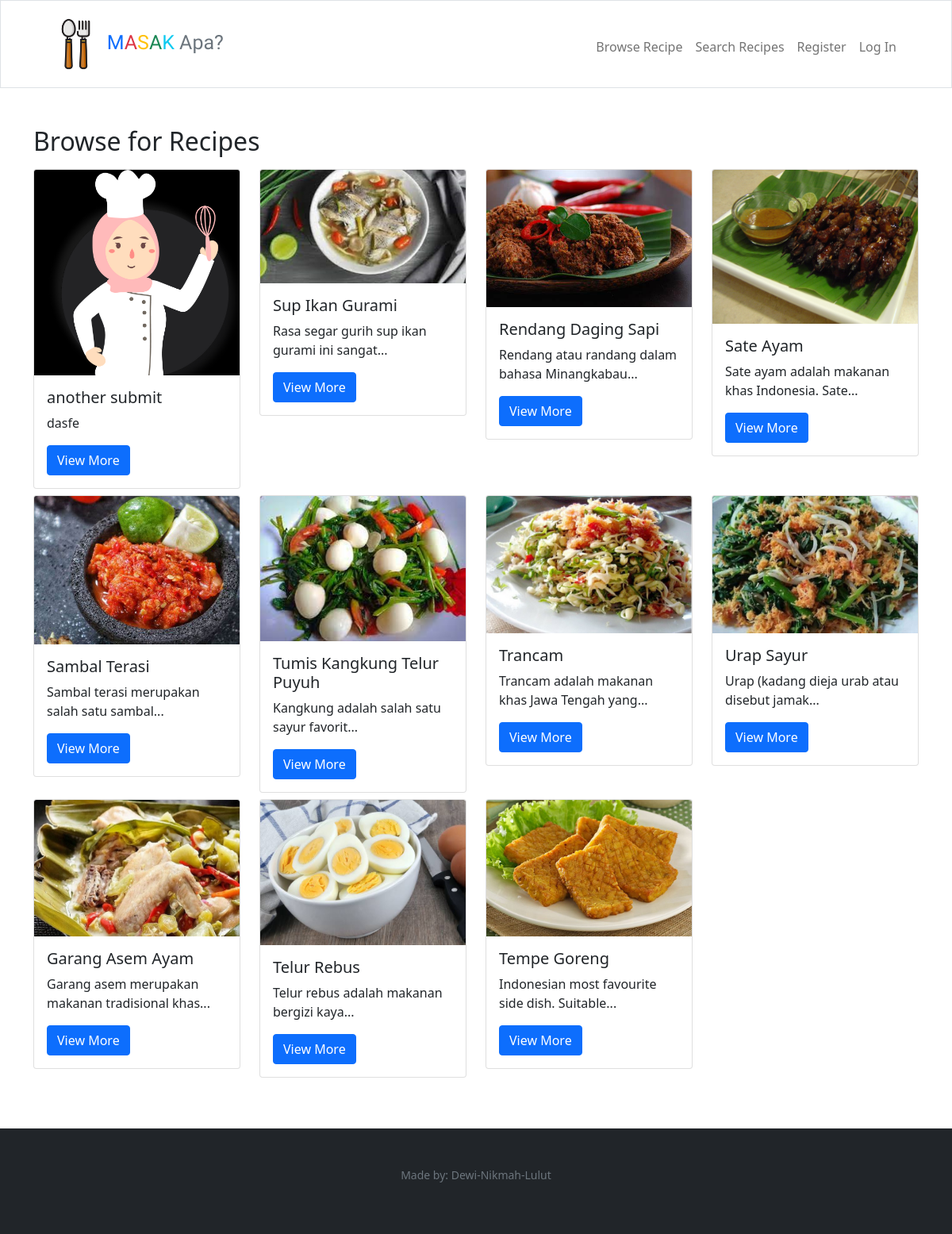
/recipe/show/all, run on an earlier commit of the app's database.
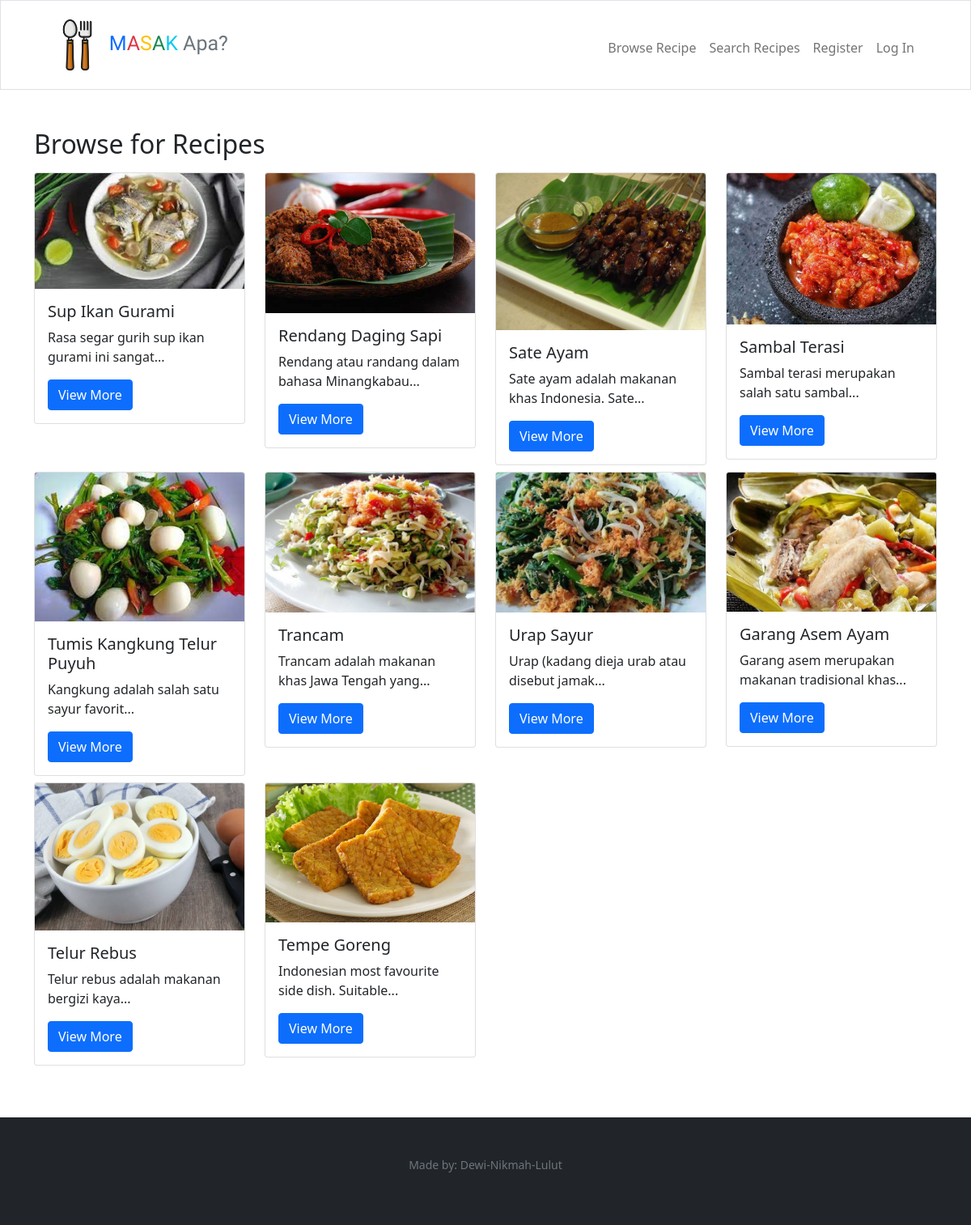
And on a later commit of the database.
### tables this page shows
CREATE TABLE "recipes" (
	"id"	integer NOT NULL,
	"name"	TEXT NOT NULL,
	"origin_id"	integer NOT NULL,
	"image"	varchar,
	"created_at"	datetime DEFAULT CURRENT_TIMESTAMP,
	"updated_at"	datetime DEFAULT CURRENT_TIMESTAMP,
	"description"	TEXT,
	"img_src"	TEXT,
	"recipe_src"	TEXT,
	PRIMARY KEY("id" AUTOINCREMENT),
	FOREIGN KEY("origin_id") REFERENCES "origins"("id") on delete cascade on update cascade
);

### app.py (the view)
@app.route("/recipe/show/all", methods=["GET", "POST"])
def show_recipes():
    global search_result
    if request.method == "GET":
        search_result.clear()
        recipes = db.execute("select recipes.id, recipes.name as recipe_name, recipes.image, recipes.description, recipe_ingredients.qty, instructions.instructions, units.name as unit_name from recipes inner join recipe_ingredients on recipes.id = recipe_ingredients.recipe_id inner join ingredients on recipe_ingredients.ingredients_id = ingredients.id inner join units on recipe_ingredients.unit_id = units.id inner join instructions on recipes.id = instructions.recipe_id group by recipes.id order by recipes.created_at desc")
        return render_template("show_recipes.html", recipes=recipes)

### app.py (called while the page is built)
@app.after_request
def after_request(response):
    response.headers["Cache-Control"] = "no-cache, no-store, must-revalidate"
    response.headers["Expires"] = 0
    response.headers["Pragma"] = "no-cache"
    return response

### templates/show_recipes.html
{% extends "layout.html" %} {% block title %} Recipes {% endblock %} {% block
main %}
<div class="container-lg mt-1 mb-3">
  <h2>Browse for Recipes</h2>
  <div class="row mt-2">
    {% for recipe in recipes %}
    <div class="col-lg-3 mt-2">
      <div class="card" style="width: 100%">
        <img
          src="/static/uploads/{{ recipe['image'] }}"
          class="card-img-top card-size"
          alt="IoT course thumbnail"
        />
        <div class="card-body">
          <h5 class="card-title">{{ recipe["recipe_name"] }}</h5>
          <p class="card-text">{{ recipe["description"]|truncate(50) }}</p>
          <a href="/recipe/show/{{ recipe['id'] }}" class="btn btn-primary"
            >View More</a
          >
        </div>
      </div>
    </div>
    {% endfor %}
  </div>
  <div class="spacing p-4"></div>
</div>
{% endblock %}

### templates/layout.html (shortened to what this page needs)
<!DOCTYPE html>
<html lang="en">
  <head>
    <link
      href="https://cdn.jsdelivr.net/npm/bootstrap@5.1.3/dist/css/bootstrap.min.css"
      rel="stylesheet"
    />
    <link href="/static/style.css" rel="stylesheet" />
  </head>
  <body>
    <nav
      id="navbar"
      class="border navbar navbar-expand-lg navbar-scroll navbar-light p-3 shadow-5-strong"
    >
      <div class="mx-auto d-sm-flex d-block flex-sm-nowrap">
        <a
          style="font-family: 'Barrio'; font-size: 25px"
          class="navbar-brand"
          href="/"
        >
          <img src="/static/img/spoon-and-fork.png" style="width: 10%" />
          <span class="blue text-primary">M</span
          ><span class="red text-danger">A</span
          ><span class="yellow text-warning">S</span
          ><span class="green text-success">A</span
          ><span class="BLACK text-info">K</span>
          <span class="text-muted">Apa?</span></a
        >
        <div class="collapse text-center navbar-collapse" id="navbar">
          {% if session["user_id"] %}
          <ul class="navbar-nav me-auto mt-2">
            <li class="nav-item">
              <a class="nav-link" href="/dashboard">Dashboard</a>
            </li>
            <li class="nav-item">
              <a class="nav-link" href="/recipe/show/all">Browse Recipe</a>
            </li>
            <li class="nav-item">
              <a class="nav-link" href="/recipe/submit">Submit Recipe</a>
            </li>
            <a class="nav-link" href="/recipe/show/submitted">Show Submitted Recipe</a>
          </li>
            <li class="nav-item">
              <a class="nav-link" href="/profile">Profile</a>
            </li>
          </ul>
          <ul class="navbar-nav mt-2">
            <li class="nav-item">
              <a class="nav-link" href="/logout">Log Out</a>
            </li>
          </ul>
          {% else %}
          <ul class="navbar-nav me-auto mt-2">
            <li class="nav-item">
              <a class="nav-link" href="/recipe/show/all">Browse Recipe</a>
            </li>
            <li class="nav-item">
              <a class="nav-link" href="/recipe/search">Search Recipes</a>
            </li>
            <li class="nav-item">
              <a class="nav-link" href="/register">Register</a>
            </li>
            <li class="nav-item">
              <a class="nav-link" href="/login">Log In</a>
            </li>
          </ul>
          {% endif %}
        </div>
      </div>
    </nav>
    <main class="container-fluid mt-5">
      <div style="margin-top: 2%">{% block main %}{% endblock %}</div>
    </main>
    <footer class="mb-0 p-5 small text-center text-muted bg-dark">
      <p>Made by: Dewi-Nikmah-Lulut</p>
    </footer>
  </body>
</html>

### static/style.css (style rules this page uses)
.navbar { transition: 1s; }
nav .navbar-brand { font-size: xx-large; }
.navbar-scroll .nav-link, .navbar-scroll .navbar-toggler .fa-bars { color: #fff; }
.card-size { width: 100%; height: 100%; }

What changed in the data, as far as the page shows it:
removed recipes: image (picture), recipe_name "another submit", description "dasfe"
